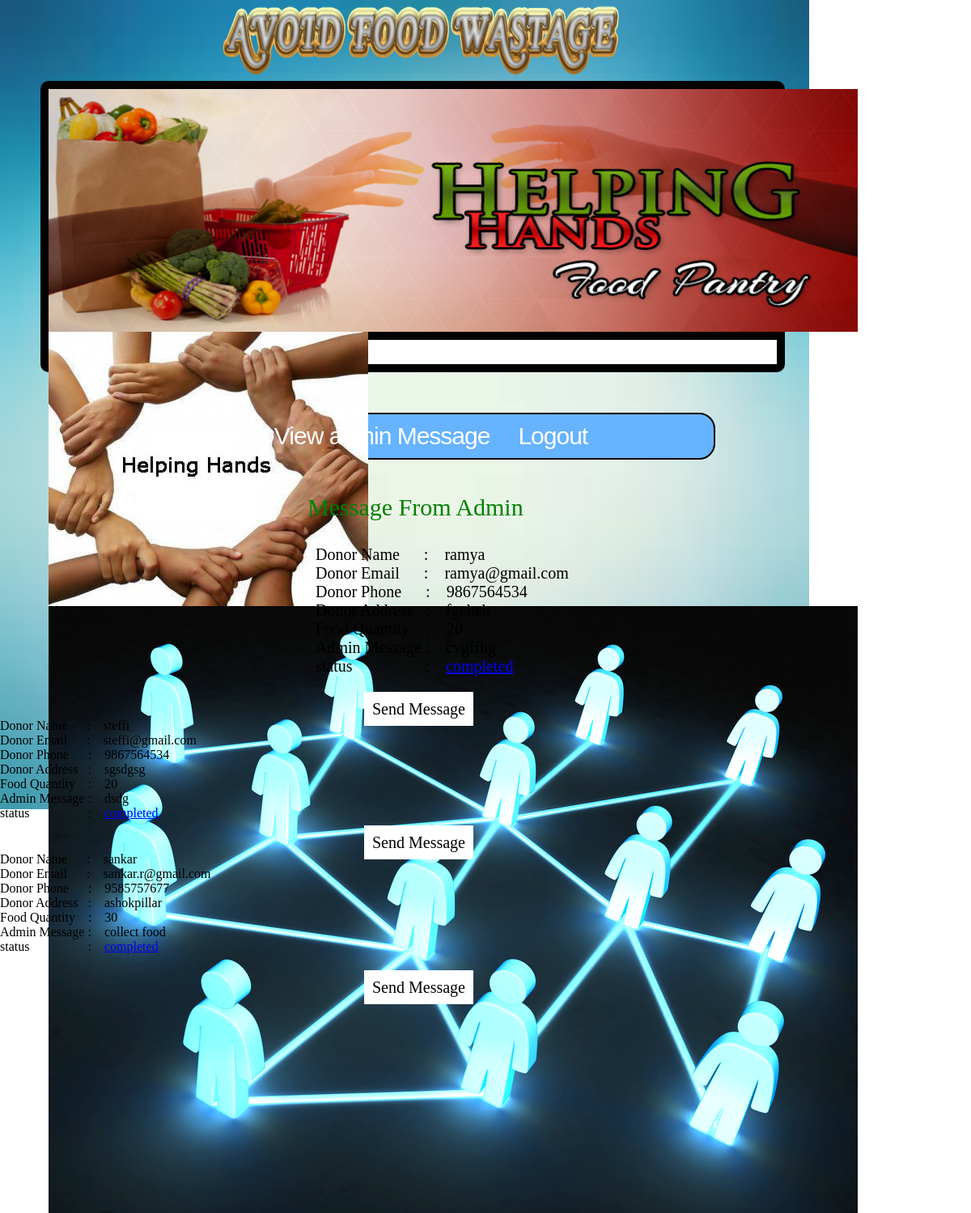
Screenshot of /code/viewadmin_message.php (signed in) with the database file from the repository.
### tables this page shows
CREATE TABLE IF NOT EXISTS `admin_request` (
  `uid` int(12) NOT NULL,
  `agid` int(12) NOT NULL,
  `name` varchar(30) NOT NULL,
  `email` varchar(30) NOT NULL,
  `phone` varchar(15) NOT NULL,
  `address` varchar(25) NOT NULL,
  `food` varchar(20) NOT NULL,
  `message` varchar(30) NOT NULL,
  `status` varchar(20) NOT NULL
);

### code/viewadmin_message.php (the view, shortened to what this page needs)
<?php
include 'agentheader.php';
?>
<html>
<head>
<link href="style.css" rel="stylesheet">
</head>
<body>
	<div id="ahead">
	Message From Admin
	</div>
<div id="atable">
<?php
        $result=mysql_query("SELECT * FROM admin_request where agid=".$_SESSION['user']);
         while($row = mysql_fetch_array($result))
		 {	?>
		    Donor Name&nbsp;&nbsp;&nbsp;&nbsp;&nbsp; :&nbsp;&nbsp;&nbsp;&nbsp;<?=$row['name']?><br>
		    Donor Email&nbsp;&nbsp;&nbsp;&nbsp;&nbsp;&nbsp;:&nbsp;&nbsp;&nbsp;&nbsp;<?=$row['email']?><br>
           Donor Phone&nbsp;&nbsp;&nbsp;&nbsp;&nbsp; :&nbsp;&nbsp;&nbsp;&nbsp;<?=$row['phone']?><br>
		    Donor Address&nbsp;&nbsp; :&nbsp;&nbsp;&nbsp;&nbsp;<?=$row['address']?><br>
			Food Quantity&nbsp;&nbsp;&nbsp; :&nbsp;&nbsp;&nbsp;&nbsp;<?=$row['food']?><br>
			Admin Message :&nbsp;&nbsp;&nbsp;&nbsp;<?=$row['message']?><br>
			status&nbsp;&nbsp;&nbsp;&nbsp;&nbsp;&nbsp;&nbsp;&nbsp;&nbsp;&nbsp;&nbsp;&nbsp;&nbsp;&nbsp;&nbsp;&nbsp;&nbsp; :&nbsp;&nbsp;&nbsp;&nbsp;<a href="status.php?mid=<?=$row['uid']?>"><?=$row['status']?></a><br></div>
			<div id="atablelink"><a href="sendmessage_toadmin.php?mid=<?=$row['uid']?>">Send Message</a><br></div>
			<?php
		    }?>
		 </body>
		 </html>

### code/agentheader.php (shortened to what this page needs)
<!DOCTYPE html PUBLIC "-//W3C//DTD XHTML 1.0 Transitional//EN" "http://www.w3.org/TR/xhtml1/DTD/xhtml1-transitional.dtd">
<html xmlns="http://www.w3.org/1999/xhtml">
<head>
	<link rel="stylesheet" type="text/css" href="css/sliderman.css" />
	<link href="style.css" rel="stylesheet">
<body>
<div id="back">
<div id="head"></div>
	<div id="slider_container_1">
				<div id="SliderName">
                  <img src="images/banner2.jpg" title="Description from Image Title" width="1000" height="300"/>
					<img src="images/banner3.jpg" />
					<img src="images/banner1.jpg" />
				</div>
				<div id="SliderNameNavigation"></div>
			</div>
	<div id="main">
	<div id="menubar3">
      <ul id="menu3">
        <li class="selected"><a href="viewadmin_message.php">View admin Message</a></li>
        <li><a href="logout.php">Logout</a></li>
      </ul>
    </div>
	</div>
	</body>
	</html>

### code/css/sliderman.css (style rules this page uses)
#slider_container_1 { float: left; padding: 10px; width: 900px; background: #000000; -moz-border-radius: 10px 10px; -webkit-border-radius: 10px 10px; border-radius: 10px 10px; margin-left:50px; }
#SliderName { width:900px; height: 300px; margin: auto; background-size:100% 100%; }
#SliderNameNavigation { margin: 10px 0 0 0; padding-top: 15px; height: 15px; text-align: center; -moz-border-radius: 6px 6px; background: #fff; }

### code/style.css (style rules this page uses)
* { margin:0px; padding:0px; }
#back { background-image:url(images/back7.jpg); width:1000px; height:1000px; background-size:100% 100%; }
#head { background-image:url(images/head1.png); width:500px; height:100px; background-size:100% 100%; margin-left:270px; }
#menubar3 { width: 920px; height: 30px; text-align: center; margin: 0 auto; background: transparent; color: #000; padding-top: 50px; margin-left:150px; }
ul#menu3 { width:700px; border:2px solid black; margin-left:30px; padding-top:10px; padding-bottom:10px; border-radius:20px; background-color:rgb(102,179,255); }
ul#menu3 li { list-style: none; margin: 2px 0 0 1px; display: inline; background: transparent; }
ul#menu3 li a { font: normal 120% arial, sans-serif; display: inline; letter-spacing: -1px; height: 60px; padding: 10px 15px 8px 15px; text-align: center; color: #FFF; text-decoration: none; background: transparent; font-size:30px; }
ul#menu3 li.selected { background: transparent; }
#ahead { margin-left:380px; margin-top:70px; font-size:30px; font-family:times new roman; color:green; }
#atable { margin-left:390px; margin-top:30px; font-size:20px; }
#atablelink { margin-left:450px; margin-top:30px; }
#atablelink a { text-decoration:none; background-color:white; color:black; font-size:20px; padding-left:10px; padding-right:10px; padding-top:10px; padding-bottom:10px; }

### code/agentheader.php (style rules this page uses)
* { margin: 0; outline: none; }

### rows the page displays
admin_request: name "ramya", email "ramya@gmail.com", phone "9867564534", address "fgeheh"
admin_request: name "steffi", email "steffi@gmail.com", phone "9867564534", address "sgsdgsg", food "20", message "dsdg", status "completed"
admin_request: name "sankar", email "sankar.r@gmail.com", phone "9585757677", address "ashokpillar", food "30", message "collect food", status "completed"
